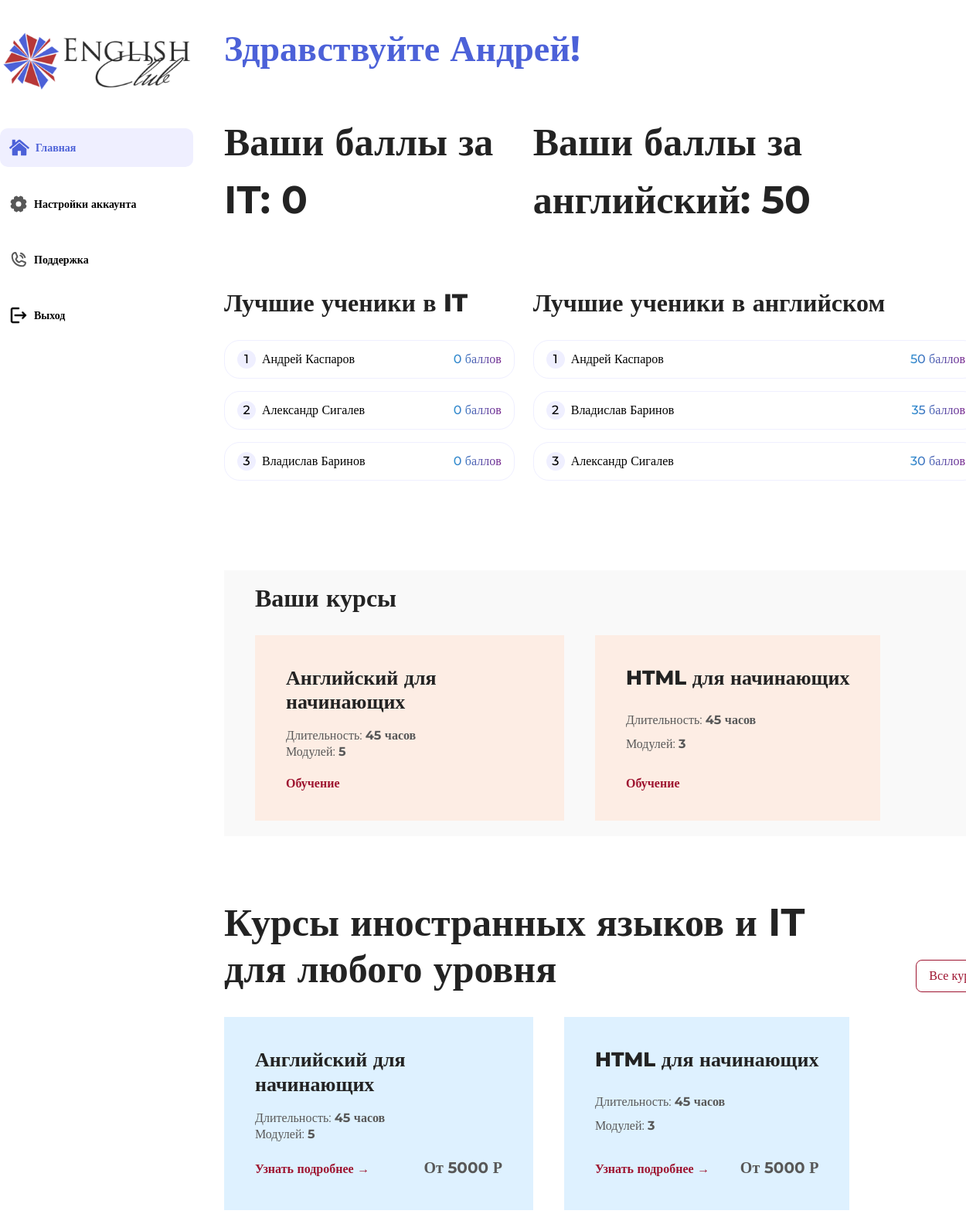
Page /lk (signed in) on the committed database.
### tables this page shows
CREATE TABLE `user` (
  `id` int(11) NOT NULL,
  `name` varchar(32) NOT NULL,
  `surname` varchar(32) NOT NULL,
  `patronymic` varchar(32) NOT NULL,
  `password` text NOT NULL,
  `english_points` int(11) DEFAULT NULL,
  `it_points` int(11) DEFAULT NULL,
  `email` varchar(64) NOT NULL,
  `birthday` date DEFAULT NULL,
  `is_admin` tinyint(1) NOT NULL
);

CREATE TABLE `course` (
  `id` int(11) NOT NULL,
  `name` varchar(64) NOT NULL,
  `modules` int(11) NOT NULL,
  `duration` int(11) NOT NULL,
  `price` int(11) NOT NULL,
  `type` varchar(32) NOT NULL,
  `about` text NOT NULL,
  `tests` int(11) NOT NULL,
  `lesson` int(11) NOT NULL
);

### pages/lk.php (the view, shortened to what this page needs)
<?php
    include 'scripts/php/connect.php';
    $result = $conn -> query('SELECT it_points, english_points from user where id =' . $_SESSION['user_id']) -> fetch_assoc();
?>
<!DOCTYPE html>
<html lang="en">
<head>
    <link rel="stylesheet" href="../assets/css/reset.css">
    <link rel="stylesheet" href="../assets/css/style.css">
    <link rel="stylesheet" href="../assets/css/lk.css">
</head>
<body>
    <main class="_container">
        <nav>
            <a href="/"><img src="../assets/img/logo.png" alt="logo"></a>
            <ul>
                <li class="active">
                    <a href="/lk"><img src="../assets/img/lk/home-active.svg" alt="main"> Главная</a>
                </li>
                <li>
                    <a href="/setting"><img src="../assets/img/lk/setting.svg" alt="setting"> Настройки аккаунта</a>
                </li>
                <li>
                    <a id="openModalBtn"><img src="../assets/img/lk/phone.svg" alt="support"> Поддержка</a>
                </li>
                <li>
                    <a href="/logout"><img src="../assets/img/lk/logout.svg" alt="logout"> Выход</a>
                </li>
            </ul>
        </nav>
        <section class="main">
            <h1>Здравствуйте <?= $_SESSION['user_name']?>!</h1>
            <div class="your__score">
                <div class="it__english">
                    <h2>Ваши баллы за IT:
                    <?php
                        if($result['it_points'] == NULL) {
                            echo '0';
                        } else {
                            echo $result['it_points'];
                        }
                    ?>
                    </h2>
                    <div class="leaderboard">
                        <h3>Лучшие ученики в IT</h3>
                        <?php
                            $userResultIt = $conn -> query('SELECT * from user ORDER BY it_points DESC LIMIT 3');
                            if($userResultIt -> num_rows > 0) {
                                $place = 1;
                                while($userRowId = $userResultIt -> fetch_assoc()) {
                        ?>
                        <div class="people">
                            <div>
                                <div class="num"><?= $place?></div>
                                <?php $place = $place + 1;?>
                                <span class="name"><?= $userRowId['name']?> <?= $userRowId['surname']?></span>
                            </div>
                            <span class="score"><?php
                            ?> баллов</span>
                        </div>
                        <?php }} ?>
                    </div>
                </div>
                <div class="it__english">
                    <h2>Ваши баллы за английский:
                    <?php
                        if($result['english_points'] == NULL) {
                            echo '0';
                        } else {
                            echo $result['english_points'];
                        }
                    ?>
                    </h2>
                    <div class="leaderboard">
                        <h3>Лучшие ученики в английском</h3>
                        <?php
                            $userResultEnglish = $conn -> query('SELECT * from user ORDER BY english_points DESC LIMIT 3');
                            if($userResultEnglish -> num_rows > 0) {
                                $place = 1;
                                while($userRowEnglish = $userResultEnglish -> fetch_assoc()) {
                        ?>
                        <div class="people">
                            <div>
                                <div class="num"><?= $place?></div>
                                <?php $place = $place + 1;?>
                                <span class="name"><?= $userRowEnglish['name']?> <?= $userRowEnglish['surname']?></span>
                            </div>
                            <span class="score"><?php
                            ?> баллов</span>
                        </div>
                        <?php }} ?>
                    </div>
                </div>
            </div>
            <div class="your__course">
                <h3>Ваши курсы</h3>
                <div class="courses__body">
                <?php
                    $userCourseResult = $conn -> query('SELECT * from usercourse where user_id = ' . $_SESSION['user_id']);
                    if ($userCourseResult -> num_rows > 0) {
                        while($userCourseRow = $userCourseResult -> fetch_assoc()) {
                            $courseResult = $conn -> query('SELECT * from course where id = ' . $userCourseRow['course_id']);
                            while($courseRow = $courseResult -> fetch_assoc()) {
                ?>
                    <div class="course__block" style="background: #FDEDE4;">
                        <h3><?= $courseRow['name']?></h3>
                        <span>Длительность: <b><?= $courseRow['duration']?> часов</b></span>
                        <span>Модулей: <b><?= $courseRow['modules']?></b></span>
                        <div class="course__block__bottom">
                            <a href="/learn/<?= $courseRow['id']?>">Обучение</a>
                        </div>
                    </div>
                <?php
                    } } } else { echo '<span>у вас еще нет оплаченных курсов</span>'; }
                ?>
                </div>
            </div>
            <section class="courses">
                <div class="courses__header">
                    <h2>Курсы иностранных языков и IT для любого уровня</h2>
                    <a href="/catalog" class="main__all">Все курсы</a>
                </div>
                <div class="courses__body">
                    <?php
                        $courseResult = $conn -> query('SELECT * from course ORDER BY id ASC LIMIT 2');
                        while($row = $courseResult -> fetch_assoc()) {
                    ?>
                    <div class="course__block" style="background: #DEF1FF;">
                        <h3><?= $row['name']?></h3>
                        <span>Длительность: <b><?= $row['duration']?> часов</b></span>
                        <span>Модулей: <b><?= $row['modules']?></b></span>
                        <div class="course__block__bottom">
                            <a href="/course/<?= $row['id']?>">Узнать подробнее &rarr;</a>
                            <span><b>От <?= $row['price']?> Р</b></span>
                        </div>
                    </div>
                    <?php }?>
                </div>
            </section>
        </section>
    </main>
</body>
</html>

### assets/css/style.css (style rules this page uses)
:root { --h2-color: #232323; --h2-size: 3.125rem; --h2-weight: bold; --h2-family: Montserrat; --button-on-page: #9E1430; }
a { text-decoration: none; }
._container { margin: 0 auto; max-width: 90rem; }
main { display: grid; grid-template-columns: 20% 80%; }
h2 { font-size: var(--h2-size); color: var(--h2-color); font-weight: var(--h2-weight); font-family: var(--h2-family); line-height: 1.2; }
.main__all { font-family: Montserrat; padding: .75rem 1rem; background: none; border: 1px solid var(--button-on-page); border-radius: .5rem; color: var(--button-on-page); }
nav ul { display: flex; flex-direction: column; }
nav ul li { margin-top: 1.5rem; }
nav ul li a { display: flex; align-items: center; font-family: Montserrat; font-weight: bold; color: black; }
nav ul li a img { margin-right: .5rem; }

### assets/css/lk.css (style rules this page uses)
main { gap: 2.5rem; }
nav { margin-top: 2.5rem; }
.main { margin-top: 2.5rem; }
nav>a img { width: 100%; }
h1 { color: #4C61D8; font-size: 2.875rem; font-weight: bold; font-family: Montserrat; margin-bottom: 3.75rem; }
ul li { padding: .75rem; }
ul li a { font-size: .875rem; font-weight: 500; font-family: Montserrat; color: #585858; }
.active { background: #EFEFFF; border-radius: .625rem; }
.active a { color: #4C61D8; }
.your__score { display: flex; justify-content: space-between; margin-bottom: 6.25rem; }
h3 { font-family: Montserrat; font-size: 2rem; font-weight: 800; color: #232323; margin-bottom: 2rem; }
.people { padding: .75rem 1rem; border: 1px solid #EFEFFF; display: flex; align-items: center; justify-content: space-between; border-radius: 1.25rem; margin-bottom: 1rem; }
.people>div { display: flex; align-items: center; }
.num { font-family: Montserrat; font-size: 1rem; font-weight: 500; border-radius: 50%; border: none; background: #EFEFFF; width: 1.5rem; height: 1.5rem; display: flex; justify-content: center; align-items: center; margin-right: .5rem; }
.name { font-family: Montserrat; font-size: 1rem; font-weight: 500; }
.score { font-family: Montserrat; font-size: 1rem; font-weight: 500; background: linear-gradient(to right, #2E90D1, #78258D); -webkit-background-clip: text; background-clip: text; color: transparent; }
.it__english { margin-right: 1.5rem; }
.it__english h2 { line-height: 1.5; margin-bottom: 5rem; }
.your__course { margin-bottom: 5.125rem; padding: 1.25rem 2.5rem; background: #F9F9F9; }
.your__course span { color: #585858; font-family: Montserrat; font-size: 1rem; }
.courses { margin-bottom: 60px; }
.courses__header { display: flex; justify-content: space-between; align-items: flex-end; margin-bottom: 2rem; }
.courses__header h2 { max-width: 50rem; }
.courses__body { display: flex; }
.course__block:not(:last-child) { margin-right: 2.5rem; }
.course__block { display: flex; flex-direction: column; justify-content: space-between; max-width: 20rem; padding: 2.5rem; }
.course__block h3 { max-width: 20rem; color: #232323; font-size: 1.625rem; font-family: Montserrat; margin-bottom: 1.25rem; line-height: 1.2; }
.course__block span { color: #585858; font-size: 1rem; font-family: Montserrat; margin-bottom: .3125rem; }
.course__block span b { font-weight: bold; }
.course__block__bottom { margin-top: 1.25rem; display: flex; justify-content: space-between; align-items: center; }
.course__block__bottom a { font-size: 1rem; font-family: Montserrat; font-weight: bold; color: #9E1430; }
.course__block__bottom span { font-size: 1.25rem; }
#openModalBtn { cursor: pointer; }

### rows in the picture
user: name "Андрей", surname "Каспаров", english_points "50"
user: name "Александр", surname "Сигалев"
user: name "Владислав", surname "Баринов"
course: name "Английский для начинающих", duration "45", modules "5", price "5000"
course: name "HTML для начинающих", duration "45", modules "3", price "5000"

### other values in the picture
$_SESSION['user_name'] "Андрей"
